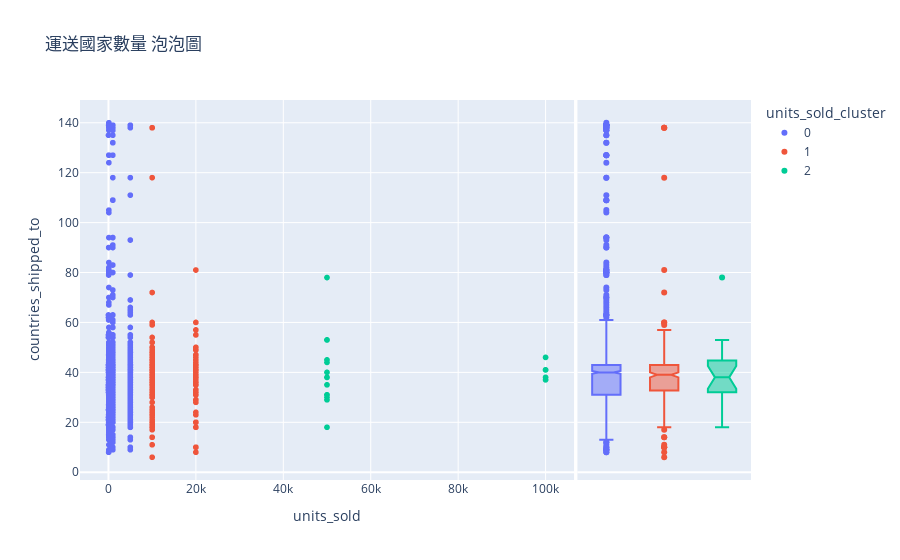

Notebook code cell kept with this figure:
### Markdown cell above
## 運送國家數量

### Code cell
px.scatter(modelData,'units_sold','countries_shipped_to',color='units_sold_cluster',marginal_y='box',
           title='運送國家數量 泡泡圖')

### Figure 1 — Plotly figure (JSON) as saved in the notebook; plotly's stock layout.template omitted (floating-point values rounded to 4 significant figures; data arrays with more than 128 entries replaced by an {"elided": "..."} marker saying what was removed)
{"data": [{"hovertemplate": "units_sold_cluster=0<br>units_sold=%{x}<br>countries_shipped_to=%{y}<extra></extra>", "legendgroup": "0", "marker": {"color": "#636efa", "symbol": "circle"}, "mode": "markers", "name": "0", "showlegend": true, "type": "scattergl", "x": {"elided": "1146 int values"}, "xaxis": "x", "y": {"elided": "1146 int values"}, "yaxis": "y"}, {"alignmentgroup": "True", "hovertemplate": "units_sold_cluster=0<br>countries_shipped_to=%{y}<extra></extra>", "legendgroup": "0", "marker": {"color": "#636efa", "symbol": "circle"}, "name": "0", "notched": true, "offsetgroup": "0", "showlegend": false, "type": "box", "xaxis": "x2", "y": {"elided": "1146 int values"}, "yaxis": "y2"}, {"hovertemplate": "units_sold_cluster=1<br>units_sold=%{x}<br>countries_shipped_to=%{y}<extra></extra>", "legendgroup": "1", "marker": {"color": "#EF553B", "symbol": "circle"}, "mode": "markers", "name": "1", "showlegend": true, "type": "scattergl", "x": {"elided": "265 int values"}, "xaxis": "x", "y": {"elided": "265 int values"}, "yaxis": "y"}, {"alignmentgroup": "True", "hovertemplate": "units_sold_cluster=1<br>countries_shipped_to=%{y}<extra></extra>", "legendgroup": "1", "marker": {"color": "#EF553B", "symbol": "circle"}, "name": "1", "notched": true, "offsetgroup": "1", "showlegend": false, "type": "box", "xaxis": "x2", "y": {"elided": "265 int values"}, "yaxis": "y2"}, {"hovertemplate": "units_sold_cluster=2<br>units_sold=%{x}<br>countries_shipped_to=%{y}<extra></extra>", "legendgroup": "2", "marker": {"color": "#00cc96", "symbol": "circle"}, "mode": "markers", "name": "2", "showlegend": true, "type": "scattergl", "x": [50000, 100000, 50000, 50000, 100000, 100000, 100000, 50000, 50000, 50000, 50000, 50000, 50000, 50000, 50000, 50000, 50000, 100000, 50000], "xaxis": "x", "y": [31, 41, 40, 35, 46, 38, 41, 29, 45, 38, 38, 30, 18, 78, 53, 53, 31, 37, 44], "yaxis": "y"}, {"alignmentgroup": "True", "hovertemplate": "units_sold_cluster=2<br>countries_shipped_to=%{y}<extra></extra>", "legendgroup": "2", "marker": {"color": "#00cc96", "symbol": "circle"}, "name": "2", "notched": true, "offsetgroup": "2", "showlegend": false, "type": "box", "xaxis": "x2", "y": [31, 41, 40, 35, 46, 38, 41, 29, 45, 38, 38, 30, 18, 78, 53, 53, 31, 37, 44], "yaxis": "y2"}], "layout": {"legend": {"title": {"text": "units_sold_cluster"}, "tracegroupgap": 0}, "title": {"text": "運送國家數量 泡泡圖"}, "xaxis": {"anchor": "y", "domain": [0, 0.7363], "title": {"text": "units_sold"}}, "xaxis2": {"anchor": "y2", "domain": [0.7413, 1], "matches": "x2", "showgrid": false, "showline": false, "showticklabels": false, "ticks": ""}, "yaxis": {"anchor": "x", "domain": [0, 1], "title": {"text": "countries_shipped_to"}}, "yaxis2": {"anchor": "x2", "domain": [0, 1], "matches": "y", "showgrid": true, "showticklabels": false}}}
